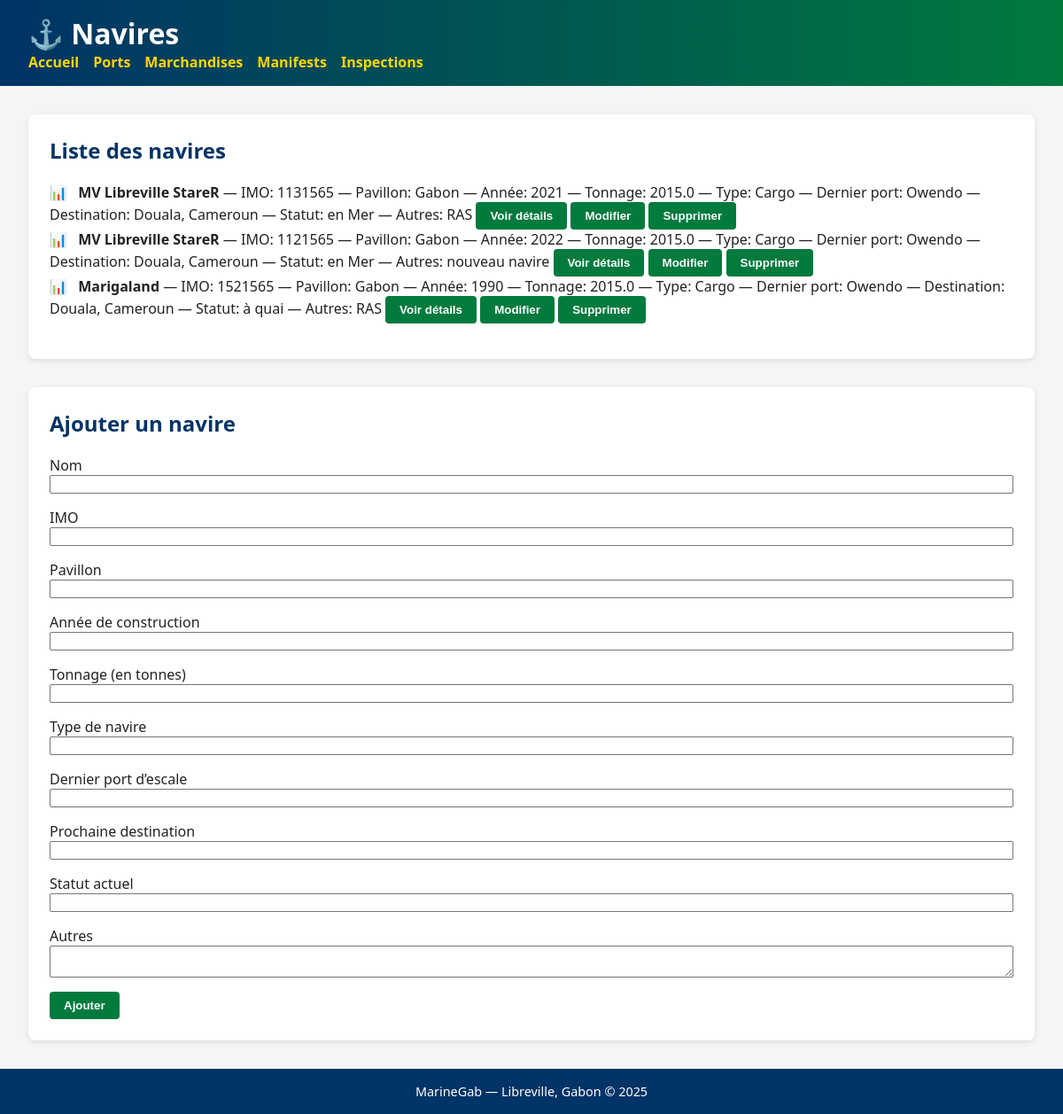
Page /navires on the committed database.
### app/models.py (models this page shows)
class Navire(Base):
    __tablename__ = "navires"
    id = Column(Integer, primary_key=True, index=True)
    imo = Column(String(50), unique=True, nullable=False)
    nom = Column(String(255), nullable=False)
    pavillon = Column(String(100), nullable=True)
    annee_construction = Column(Integer, nullable=True)
    tonnage = Column(Float, nullable=True)
    type = Column(String(100), nullable=True)
    dernier_port = Column(String(100), nullable=True)
    prochaine_destination = Column(String(100), nullable=True)
    statut_actuel = Column(String(100), nullable=True)
    autres = Column(Text, nullable=True)

### app/main.py (the view)
@app.get("/navires", response_class=HTMLResponse)
def list_navires(request: Request, db: Session = Depends(get_db)):
    navires = db.query(models.Navire).all()
    return templates.TemplateResponse("navires.html", {"request": request, "navires": navires})

### app/templates/navires.html (shortened to what this page needs)
<!DOCTYPE html>
<html lang="fr">
<head>
  <link rel="stylesheet" href="/static/style.css">
</head>
<body>
  <header>
    <h1>Navires</h1>
    <nav>
      <a href="/">Accueil</a>
      <a href="/ports">Ports</a>
      <a href="/marchandises">Marchandises</a>
      <a href="/manifests">Manifests</a>
      <a href="/inspections">Inspections</a>
    </nav>
  </header>
  <section class="card">
    <h2>Liste des navires</h2>
    <ul class="list">
      {% for navire in navires %}
        <li>
          <strong>{{ navire.nom }}</strong>
          — IMO: {{ navire.imo }}
          — Pavillon: {{ navire.pavillon if navire.pavillon else "N/A" }}
          — Année: {{ navire.annee_construction if navire.annee_construction else "N/A" }}
          — Tonnage: {{ navire.tonnage if navire.tonnage else "N/A" }}
          — Type: {{ navire.type if navire.type else "N/A" }}
          — Dernier port: {{ navire.dernier_port if navire.dernier_port else "N/A" }}
          — Destination: {{ navire.prochaine_destination if navire.prochaine_destination else "N/A" }}
          — Statut: {{ navire.statut_actuel if navire.statut_actuel else "N/A" }}
          — Autres: {{ navire.autres if navire.autres else "N/A" }}
          <form action="/navires/{{ navire.id }}" method="get" style="display:inline;">
            <button type="submit">Voir détails</button>
          </form>
          <form action="/navires/{{ navire.id }}/edit" method="get" style="display:inline;">
            <button type="submit">Modifier</button>
          </form>
          <form action="/navires/{{ navire.id }}/delete" method="post" style="display:inline;">
            <button type="submit" onclick="return confirm('Supprimer ce navire ?')">Supprimer</button>
          </form>
        </li>
      {% else %}
        <li>Aucun navire enregistré.</li>
      {% endfor %}
    </ul>
  </section>
  <section class="card">
    <h2>Ajouter un navire</h2>
    <form action="/navires/add" method="post">
      <div class="form-row"><label>Nom</label><input type="text" name="nom" required></div>
      <div class="form-row"><label>IMO</label><input type="text" name="imo" required></div>
      <div class="form-row"><label>Pavillon</label><input type="text" name="pavillon"></div>
      <div class="form-row"><label>Année de construction</label><input type="number" name="annee_construction"></div>
      <div class="form-row"><label>Tonnage (en tonnes)</label><input type="number" step="0.01" name="tonnage"></div>
      <div class="form-row"><label>Type de navire</label><input type="text" name="type"></div>
      <div class="form-row"><label>Dernier port d’escale</label><input type="text" name="dernier_port"></div>
      <div class="form-row"><label>Prochaine destination</label><input type="text" name="prochaine_destination"></div>
      <div class="form-row"><label>Statut actuel</label><input type="text" name="statut_actuel"></div>
      <div class="form-row"><label>Autres</label><textarea name="autres"></textarea></div>
      <button type="submit">Ajouter</button>
    </form>
  </section>
  <footer>
    MarineGab — Libreville, Gabon © 2025
  </footer>
</body>
</html>

### app/static/style.css (style rules this page uses)
:root { --marine-blue: #003366; --marine-green: #007A3D; --marine-gold: #FFD700; --marine-light: #F5F5F5; --text-dark: #222; --text-light: #fff; --card-shadow: rgba(0, 0, 0, 0.1); }
body { margin: 0; font-family: "Segoe UI", "Roboto", sans-serif; background-color: var(--marine-light); color: var(--text-dark); }
header { background: linear-gradient(to right, var(--marine-blue), var(--marine-green)); color: var(--text-light); padding: 1rem 2rem; display: flex; flex-direction: column; align-items: flex-start; }
header h1::before { content: "⚓ "; }
header h1 { margin: 0; font-size: 2rem; }
nav { display: flex; gap: 1rem; flex-wrap: wrap; }
nav a { color: var(--marine-gold); text-decoration: none; font-weight: bold; transition: color 0.3s ease; }
.card { background-color: white; margin: 2rem; padding: 1.5rem; border-radius: 8px; box-shadow: 0 2px 6px var(--card-shadow); }
h2 { color: var(--marine-blue); margin-top: 0; }
button { background-color: var(--marine-green); color: var(--text-light); border: none; padding: 0.5rem 1rem; border-radius: 4px; cursor: pointer; font-weight: bold; transition: background-color 0.3s ease; }
.form-row { margin-bottom: 1rem; display: flex; flex-direction: column; }
ul.list { list-style: none; padding-left: 0; }
ul.list li::before { content: "📊 "; margin-right: 0.5rem; }
footer { text-align: center; padding: 1rem; background-color: var(--marine-blue); color: var(--text-light); font-size: 0.9rem; }

### rows in the picture
Navire: nom "MV Libreville StareR", imo "1131565", pavillon "Gabon", annee_construction "2021", tonnage "2015.0", type "Cargo", dernier_port "Owendo", prochaine_destination "Douala, Cameroun", statut_actuel "en Mer", autres "RAS"
Navire: nom "MV Libreville StareR", imo "1121565", pavillon "Gabon", annee_construction "2022", tonnage "2015.0", type "Cargo", dernier_port "Owendo", prochaine_destination "Douala, Cameroun", statut_actuel "en Mer", autres "nouveau navire"
Navire: nom "Marigaland", imo "1521565", pavillon "Gabon", annee_construction "1990", tonnage "2015.0", type "Cargo", dernier_port "Owendo", prochaine_destination "Douala, Cameroun", statut_actuel "à quai", autres "RAS"
